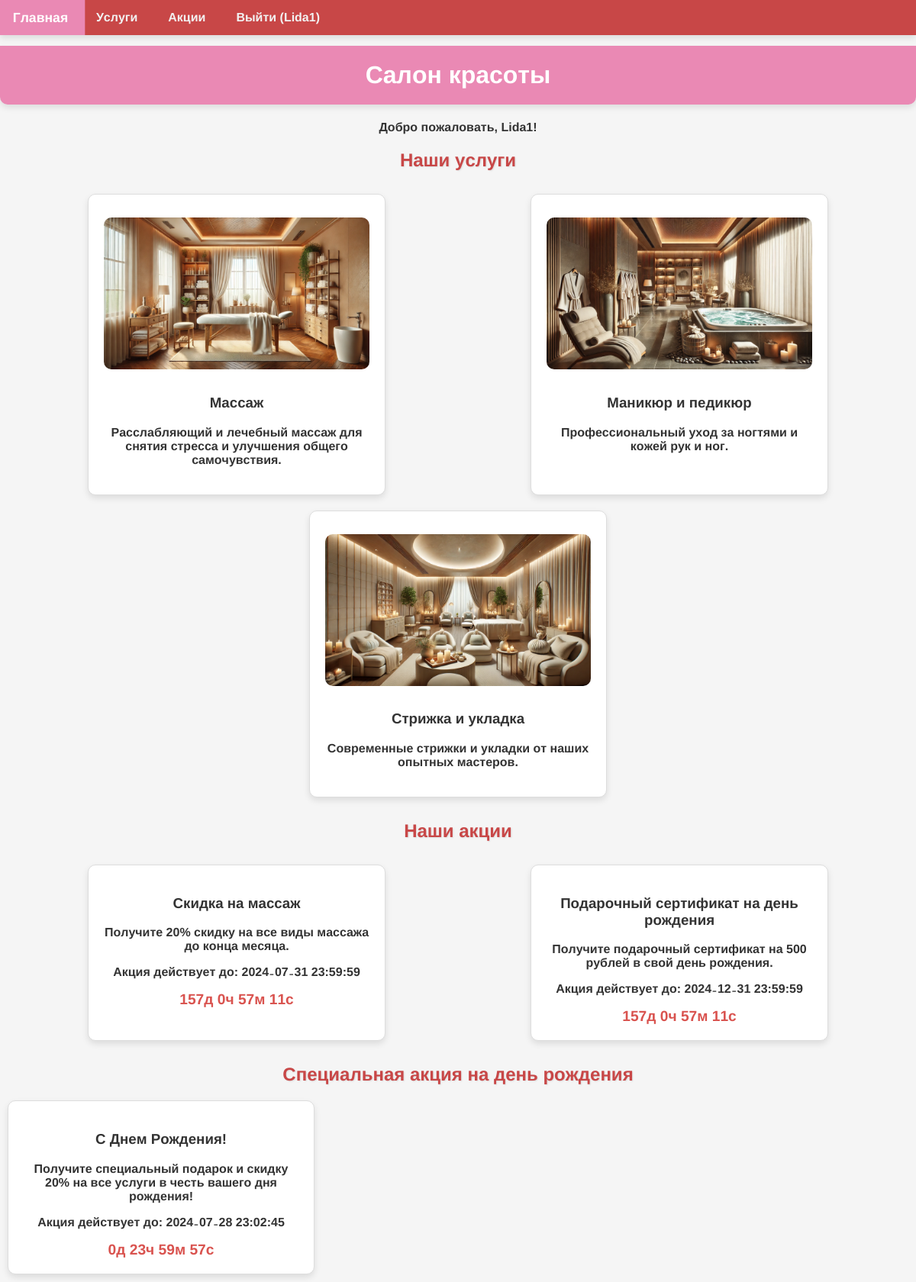
Page /index.php (signed in) on the committed database.
### tables this page shows
CREATE TABLE IF NOT EXISTS `promotions` (
  `id` int NOT NULL AUTO_INCREMENT,
  `title` varchar(100) NOT NULL,
  `description` text,
  `start_date` datetime DEFAULT NULL,
  `end_date` datetime DEFAULT NULL,
  `created_at` timestamp NULL DEFAULT CURRENT_TIMESTAMP,
  PRIMARY KEY (`id`)
);

### auth.php (called while the page is built, shortened)
<?php
function is_logged_in() {
    return isset($_SESSION['user_id']);
}
?>

### index.php (the view, shortened to what this page needs)
<?php
require 'auth.php';
require 'db.php';
$promotions = $conn->query("SELECT * FROM promotions WHERE NOW() BETWEEN start_date AND end_date");
$birthday_promotion = null;
if (is_logged_in()) {
    $user_id = $_SESSION['user_id'];
    $stmt = $conn->prepare("SELECT birth_date FROM users WHERE id = ?");
    $stmt->bind_param("i", $user_id);
    $stmt->execute();
    $stmt->bind_result($birth_date);
    if ($birth_date) {
        $today = date('m-d');
        $birth_date_formatted = date('m-d', strtotime($birth_date));
        if ($today == $birth_date_formatted) {
            $birthday_promotion = [
                'title' => 'С Днем Рождения!',
                'description' => 'Получите специальный подарок и скидку 20% на все услуги в честь вашего дня рождения!',
                'end_date' => date('Y-m-d H:i:s', strtotime('+1 day'))
            ];
        }
    }
}
?>
<!DOCTYPE html>
<html>
<head>
    <link rel="stylesheet" type="text/css" href="style.css">
</head>
<body>
    <div class="navbar">
        <a href="index.php">Главная</a>
        <a href="services.php">Услуги</a>
        <a href="promotions.php">Акции</a>
        <?php if (is_logged_in()): ?>
            <a href="logout.php">Выйти (<?php echo $_SESSION['username']; ?>)</a>
        <?php else: ?>
            <a href="login.php">Войти</a>
            <a href="register.php">Зарегистрироваться</a>
        <?php endif; ?>
    </div>
    <h1>Салон красоты</h1>
    <?php if (is_logged_in()): ?>
        <p>Добро пожаловать, <?php echo $_SESSION['username']; ?>!</p>
    <?php else: ?>
        <p>Вы не авторизованы. <a href="login.php">Войти</a> или <a href="register.php">Зарегистрироваться</a></p>
    <?php endif; ?>
    <h2>Наши услуги</h2>
    <div class="services">
        <div class="service">
            <img src="images/pn.jpg" alt="Услуга 1" class="service-img">
            <h3>Массаж</h3>
            <p>Расслабляющий и лечебный массаж для снятия стресса и улучшения общего самочувствия.</p>
        </div>
        <div class="service">
            <img src="images/pn1.jpg" alt="Услуга 2" class="service-img">
            <h3>Маникюр и педикюр</h3>
            <p>Профессиональный уход за ногтями и кожей рук и ног.</p>
        </div>
        <div class="service">
            <img src="images/pn2.jpg" alt="Услуга 3" class="service-img">
            <h3>Стрижка и укладка</h3>
            <p>Современные стрижки и укладки от наших опытных мастеров.</p>
        </div>
    </div>
    <h2>Наши акции</h2>
    <div class="promotions">
        <?php while ($promo = $promotions->fetch_assoc()): ?>
            <div class="promotion">
                <h3><?php echo $promo['title']; ?></h3>
                <p><?php echo $promo['description']; ?></p>
                <p>Акция действует до: <?php echo $promo['end_date']; ?></p>
                <div id="timer_<?php echo $promo['id']; ?>" class="timer"></div>
            </div>
        <?php endwhile; ?>
    </div>
    <?php if ($birthday_promotion): ?>
        <h2>Специальная акция на день рождения</h2>
        <div class="promotion">
            <h3><?php echo $birthday_promotion['title']; ?></h3>
            <p><?php echo $birthday_promotion['description']; ?></p>
            <p>Акция действует до: <?php echo $birthday_promotion['end_date']; ?></p>
            <div id="birthday_timer" class="timer"></div>
        </div>
    <?php endif; ?>
</body>
</html>

### style.css (style rules this page uses)
body { font-family: 'BB', Arial, sans-serif; background-color: #f5f5f5; color: #333; margin: 0; padding: 0; text-align: center; transition: background-color 0.5s; }
.navbar { overflow: hidden; background-color: #c84747; position: fixed; width: 100%; top: 0; z-index: 1000; box-shadow: 0 4px 8px rgba(0, 0, 0, 0.1); }
.navbar a { float: left; display: block; color: #f2f2f2; text-align: center; padding: 14px 20px; text-decoration: none; transition: background-color 0.3s, transform 0.3s; }
h1 { background-color: #ea89b4; color: white; padding: 20px; margin-top: 60px; border-radius: 0 0 10px 10px; box-shadow: 0 4px 8px rgba(0, 0, 0, 0.1); transition: background-color 0.3s, transform 0.3s; }
h2 { color: #c84747; margin: 20px 0; text-shadow: 1px 1px 2px rgba(0, 0, 0, 0.1); transition: color 0.3s, transform 0.3s; }
img { width: 100%; height: auto; margin: 10px 0; border-radius: 10px; transition: transform 0.3s, box-shadow 0.3s; }
.services, .promotions { display: flex; justify-content: space-around; flex-wrap: wrap; margin: 20px 0; padding: 0 20px; }
.service, .promotion { border: 1px solid #ddd; padding: 20px; background-color: #fff; margin: 10px; width: 30%; border-radius: 10px; box-shadow: 0 4px 8px rgba(0, 0, 0, 0.1); transition: transform 0.3s, box-shadow 0.3s; transform-style: preserve-3d; }
.timer { font-weight: bold; color: #d9534f; font-size: 1.2em; }

### rows in the picture
promotions: title "Скидка на массаж", description "Получите 20% скидку на все виды массажа до конца месяца.", end_date "2024-07-31 23:59:59"
promotions: title "Подарочный сертификат на день рождения", description "Получите подарочный сертификат на 500 рублей в свой день рождения.", end_date "2024-12-31 23:59:59"

### other values in the picture
$_SESSION['username'] "Lida1"
$birthday_promotion['title'] "С Днем Рождения!"
$birthday_promotion['description'] "Получите специальный подарок и скидку 20% на все услуги в честь вашего дня рождения!"
$birthday_promotion['end_date'] "2024-07-28 23:02:45"
